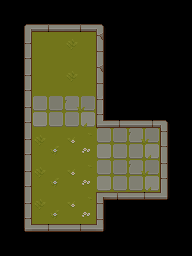

A level layout from a 2D game, rendered from its tile map. Below: a short description, then the map file with its tile-grid data intact:
An orthogonal 6x8 tile map with 32x32 px tiles, 1 tile layer (background), 3 tilesets and 3 objects (2x box, player).

<map version="1.9" tiledversion="1.9.1" orientation="orthogonal" renderorder="right-down" width="6" height="8" tilewidth="32" tileheight="32" infinite="0" nextlayerid="3" nextobjectid="4">
 <tileset firstgid="1" source="wall.tsx" />
 <tileset firstgid="1025" source="grass.tsx" />
 <tileset firstgid="1089" source="props.tsx" />
 <layer id="1" name="background" width="6" height="8">
  <data encoding="csv">
773,771,771,777,0,0,
53,1025,1026,810,0,0,
53,1025,1026,810,0,0,
53,1057,1058,566,567,777,
53,1030,1031,1057,1058,809,
53,1030,1031,1057,1058,809,
53,1030,1031,18,71,73,
69,71,71,73,0,0
</data>
 </layer>
 <objectgroup id="2" name="entity">
  <object id="1" name="player" x="64" y="96" width="32" height="32" />
  <object id="2" name="box" x="64" y="128" width="32" height="32" />
  <object id="3" name="box" x="96" y="128" width="32" height="32" />
 </objectgroup>
</map>
